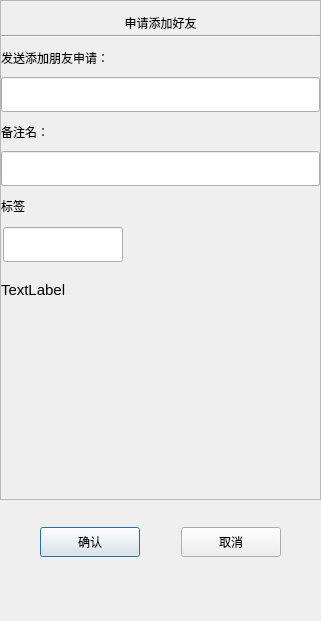
<?xml version="1.0" encoding="UTF-8"?>
<ui version="4.0">
 <class>ApplyFriend</class>
 <widget class="QDialog" name="ApplyFriend">
  <property name="geometry">
   <rect>
    <x>0</x>
    <y>0</y>
    <width>321</width>
    <height>621</height>
   </rect>
  </property>
  <property name="minimumSize">
   <size>
    <width>321</width>
    <height>621</height>
   </size>
  </property>
  <property name="maximumSize">
   <size>
    <width>321</width>
    <height>621</height>
   </size>
  </property>
  <property name="windowTitle">
   <string>Dialog</string>
  </property>
  <layout class="QVBoxLayout" name="verticalLayout">
   <property name="spacing">
    <number>7</number>
   </property>
   <property name="leftMargin">
    <number>0</number>
   </property>
   <property name="topMargin">
    <number>0</number>
   </property>
   <property name="rightMargin">
    <number>0</number>
   </property>
   <property name="bottomMargin">
    <number>0</number>
   </property>
   <item>
    <widget class="QScrollArea" name="scrollArea">
     <property name="minimumSize">
      <size>
       <width>0</width>
       <height>500</height>
      </size>
     </property>
     <property name="widgetResizable">
      <bool>true</bool>
     </property>
     <widget class="QWidget" name="scrollcontent">
      <property name="geometry">
       <rect>
        <x>0</x>
        <y>0</y>
        <width>319</width>
        <height>498</height>
       </rect>
      </property>
      <layout class="QVBoxLayout" name="verticalLayout_2">
       <property name="spacing">
        <number>0</number>
       </property>
       <property name="leftMargin">
        <number>0</number>
       </property>
       <property name="rightMargin">
        <number>0</number>
       </property>
       <item>
        <widget class="QLabel" name="apply_lab">
         <property name="minimumSize">
          <size>
           <width>0</width>
           <height>25</height>
          </size>
         </property>
         <property name="maximumSize">
          <size>
           <width>16777215</width>
           <height>25</height>
          </size>
         </property>
         <property name="text">
          <string>申请添加好友</string>
         </property>
         <property name="alignment">
          <set>Qt::AlignCenter</set>
         </property>
        </widget>
       </item>
       <item>
        <widget class="QWidget" name="apply_wid" native="true">
         <layout class="QVBoxLayout" name="verticalLayout_3">
          <property name="spacing">
           <number>7</number>
          </property>
          <property name="leftMargin">
           <number>0</number>
          </property>
          <property name="topMargin">
           <number>0</number>
          </property>
          <property name="rightMargin">
           <number>0</number>
          </property>
          <property name="bottomMargin">
           <number>0</number>
          </property>
          <item>
           <widget class="Line" name="line">
            <property name="orientation">
             <enum>Qt::Horizontal</enum>
            </property>
           </widget>
          </item>
          <item>
           <widget class="QLabel" name="label">
            <property name="minimumSize">
             <size>
              <width>0</width>
              <height>25</height>
             </size>
            </property>
            <property name="maximumSize">
             <size>
              <width>16777215</width>
              <height>25</height>
             </size>
            </property>
            <property name="text">
             <string>发送添加朋友申请：</string>
            </property>
           </widget>
          </item>
          <item>
           <widget class="CustomLineEdit" name="name_ed">
            <property name="minimumSize">
             <size>
              <width>120</width>
              <height>35</height>
             </size>
            </property>
            <property name="maximumSize">
             <size>
              <width>16777215</width>
              <height>35</height>
             </size>
            </property>
            <property name="text">
             <string/>
            </property>
           </widget>
          </item>
          <item>
           <widget class="QLabel" name="label_2">
            <property name="minimumSize">
             <size>
              <width>0</width>
              <height>25</height>
             </size>
            </property>
            <property name="maximumSize">
             <size>
              <width>16777215</width>
              <height>25</height>
             </size>
            </property>
            <property name="text">
             <string>备注名：</string>
            </property>
           </widget>
          </item>
          <item>
           <widget class="CustomLineEdit" name="back_ed">
            <property name="minimumSize">
             <size>
              <width>120</width>
              <height>35</height>
             </size>
            </property>
            <property name="maximumSize">
             <size>
              <width>16777215</width>
              <height>35</height>
             </size>
            </property>
           </widget>
          </item>
          <item>
           <widget class="QLabel" name="label_3">
            <property name="minimumSize">
             <size>
              <width>0</width>
              <height>25</height>
             </size>
            </property>
            <property name="maximumSize">
             <size>
              <width>16777215</width>
              <height>25</height>
             </size>
            </property>
            <property name="text">
             <string>标签</string>
            </property>
           </widget>
          </item>
          <item>
           <widget class="QWidget" name="lab_group_wid" native="true">
            <layout class="QVBoxLayout" name="verticalLayout_4">
             <property name="spacing">
              <number>7</number>
             </property>
             <property name="leftMargin">
              <number>0</number>
             </property>
             <property name="topMargin">
              <number>0</number>
             </property>
             <property name="rightMargin">
              <number>0</number>
             </property>
             <property name="bottomMargin">
              <number>0</number>
             </property>
             <item>
              <widget class="QWidget" name="grid_widget" native="true">
               <property name="minimumSize">
                <size>
                 <width>0</width>
                 <height>40</height>
                </size>
               </property>
               <property name="maximumSize">
                <size>
                 <width>16777215</width>
                 <height>40</height>
                </size>
               </property>
               <widget class="CustomLineEdit" name="lab_ed">
                <property name="geometry">
                 <rect>
                  <x>2</x>
                  <y>2</y>
                  <width>120</width>
                  <height>35</height>
                 </rect>
                </property>
                <property name="minimumSize">
                 <size>
                  <width>80</width>
                  <height>35</height>
                 </size>
                </property>
                <property name="maximumSize">
                 <size>
                  <width>16777215</width>
                  <height>35</height>
                 </size>
                </property>
               </widget>
              </widget>
             </item>
             <item>
              <widget class="QWidget" name="input_tip_wid" native="true">
               <property name="minimumSize">
                <size>
                 <width>0</width>
                 <height>35</height>
                </size>
               </property>
               <property name="maximumSize">
                <size>
                 <width>16777215</width>
                 <height>35</height>
                </size>
               </property>
               <layout class="QVBoxLayout" name="verticalLayout_5">
                <property name="spacing">
                 <number>0</number>
                </property>
                <property name="leftMargin">
                 <number>0</number>
                </property>
                <property name="topMargin">
                 <number>0</number>
                </property>
                <property name="rightMargin">
                 <number>0</number>
                </property>
                <property name="bottomMargin">
                 <number>0</number>
                </property>
                <item>
                 <widget class="ClickedOnceLabel" name="tip_lab">
                  <property name="minimumSize">
                   <size>
                    <width>0</width>
                    <height>0</height>
                   </size>
                  </property>
                  <property name="font">
                   <font>
                    <pointsize>11</pointsize>
                   </font>
                  </property>
                  <property name="text">
                   <string>TextLabel</string>
                  </property>
                 </widget>
                </item>
               </layout>
              </widget>
             </item>
            </layout>
           </widget>
          </item>
         </layout>
        </widget>
       </item>
       <item>
        <widget class="QWidget" name="Widget" native="true">
         <property name="minimumSize">
          <size>
           <width>0</width>
           <height>60</height>
          </size>
         </property>
         <layout class="QHBoxLayout" name="horizontalLayout_2">
          <property name="spacing">
           <number>0</number>
          </property>
          <property name="leftMargin">
           <number>0</number>
          </property>
          <property name="topMargin">
           <number>0</number>
          </property>
          <property name="rightMargin">
           <number>0</number>
          </property>
          <property name="bottomMargin">
           <number>0</number>
          </property>
          <item>
           <widget class="QWidget" name="lab_list" native="true">
            <property name="minimumSize">
             <size>
              <width>287</width>
              <height>60</height>
             </size>
            </property>
            <property name="maximumSize">
             <size>
              <width>287</width>
              <height>16777215</height>
             </size>
            </property>
           </widget>
          </item>
          <item>
           <widget class="QWidget" name="more_lab_wid" native="true">
            <property name="minimumSize">
             <size>
              <width>30</width>
              <height>0</height>
             </size>
            </property>
            <property name="maximumSize">
             <size>
              <width>30</width>
              <height>16777215</height>
             </size>
            </property>
            <layout class="QVBoxLayout" name="verticalLayout_6">
             <property name="leftMargin">
              <number>0</number>
             </property>
             <property name="topMargin">
              <number>0</number>
             </property>
             <property name="rightMargin">
              <number>0</number>
             </property>
             <property name="bottomMargin">
              <number>0</number>
             </property>
             <item>
              <spacer name="verticalSpacer_3">
               <property name="orientation">
                <enum>Qt::Vertical</enum>
               </property>
               <property name="sizeHint" stdset="0">
                <size>
                 <width>20</width>
                 <height>40</height>
                </size>
               </property>
              </spacer>
             </item>
             <item>
              <widget class="ClickedOnceLabel" name="more_lab">
               <property name="minimumSize">
                <size>
                 <width>25</width>
                 <height>25</height>
                </size>
               </property>
               <property name="maximumSize">
                <size>
                 <width>25</width>
                 <height>25</height>
                </size>
               </property>
               <property name="styleSheet">
                <string notr="true"/>
               </property>
               <property name="text">
                <string/>
               </property>
              </widget>
             </item>
             <item>
              <spacer name="verticalSpacer_4">
               <property name="orientation">
                <enum>Qt::Vertical</enum>
               </property>
               <property name="sizeHint" stdset="0">
                <size>
                 <width>20</width>
                 <height>40</height>
                </size>
               </property>
              </spacer>
             </item>
            </layout>
           </widget>
          </item>
         </layout>
        </widget>
       </item>
      </layout>
     </widget>
    </widget>
   </item>
   <item>
    <spacer name="verticalSpacer">
     <property name="orientation">
      <enum>Qt::Vertical</enum>
     </property>
     <property name="sizeType">
      <enum>QSizePolicy::Fixed</enum>
     </property>
     <property name="sizeHint" stdset="0">
      <size>
       <width>20</width>
       <height>10</height>
      </size>
     </property>
    </spacer>
   </item>
   <item>
    <widget class="QWidget" name="apply_sure_wid" native="true">
     <property name="minimumSize">
      <size>
       <width>0</width>
       <height>50</height>
      </size>
     </property>
     <layout class="QHBoxLayout" name="horizontalLayout">
      <property name="spacing">
       <number>0</number>
      </property>
      <property name="leftMargin">
       <number>0</number>
      </property>
      <property name="topMargin">
       <number>0</number>
      </property>
      <property name="rightMargin">
       <number>0</number>
      </property>
      <property name="bottomMargin">
       <number>0</number>
      </property>
      <item>
       <spacer name="horizontalSpacer">
        <property name="orientation">
         <enum>Qt::Horizontal</enum>
        </property>
        <property name="sizeHint" stdset="0">
         <size>
          <width>37</width>
          <height>20</height>
         </size>
        </property>
       </spacer>
      </item>
      <item>
       <widget class="ClickedBtn" name="sure_btn">
        <property name="minimumSize">
         <size>
          <width>100</width>
          <height>30</height>
         </size>
        </property>
        <property name="text">
         <string>确认</string>
        </property>
       </widget>
      </item>
      <item>
       <spacer name="horizontalSpacer_2">
        <property name="orientation">
         <enum>Qt::Horizontal</enum>
        </property>
        <property name="sizeHint" stdset="0">
         <size>
          <width>38</width>
          <height>20</height>
         </size>
        </property>
       </spacer>
      </item>
      <item>
       <widget class="ClickedBtn" name="cancel_btn">
        <property name="minimumSize">
         <size>
          <width>100</width>
          <height>30</height>
         </size>
        </property>
        <property name="text">
         <string>取消</string>
        </property>
       </widget>
      </item>
      <item>
       <spacer name="horizontalSpacer_3">
        <property name="orientation">
         <enum>Qt::Horizontal</enum>
        </property>
        <property name="sizeHint" stdset="0">
         <size>
          <width>37</width>
          <height>20</height>
         </size>
        </property>
       </spacer>
      </item>
     </layout>
    </widget>
   </item>
   <item>
    <spacer name="verticalSpacer_2">
     <property name="orientation">
      <enum>Qt::Vertical</enum>
     </property>
     <property name="sizeType">
      <enum>QSizePolicy::Expanding</enum>
     </property>
     <property name="sizeHint" stdset="0">
      <size>
       <width>20</width>
       <height>40</height>
      </size>
     </property>
    </spacer>
   </item>
  </layout>
 </widget>
 <customwidgets>
  <customwidget>
   <class>ClickedBtn</class>
   <extends>QPushButton</extends>
   <header location="global">clickedbtn.h</header>
  </customwidget>
  <customwidget>
   <class>CustomLineEdit</class>
   <extends>QLineEdit</extends>
   <header location="global">customlineedit.h</header>
  </customwidget>
  <customwidget>
   <class>ClickedOnceLabel</class>
   <extends>QLabel</extends>
   <header location="global">clickedoncelabel.h</header>
  </customwidget>
 </customwidgets>
 <resources/>
 <connections/>
</ui>
